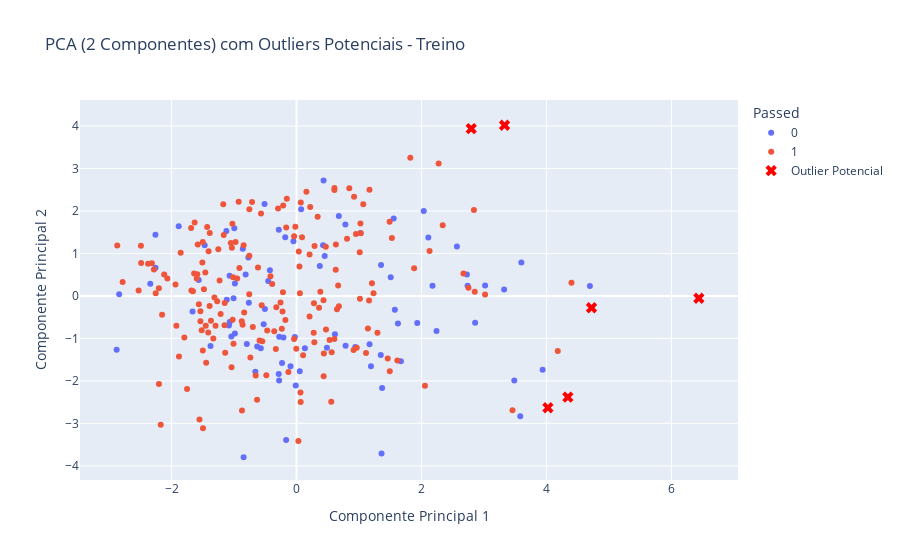

Write notebook code for a chart like this one.
### Code cell
from sklearn.decomposition import PCA
pca_2d = PCA(n_components=2)

X_train_processed = preprocessor.fit_transform(X_train)

X_train_pca_2d = pca_2d.fit_transform(X_train_processed)

distances_2d = np.sqrt(np.sum(X_train_pca_2d**2, axis=1))
outlier_threshold_2d = np.percentile(distances_2d, 98)  
outliers_pca_indices_train = X_train.index[distances_2d > outlier_threshold_2d]

print(f'Threshold de distância (Percentil 98 no espaço 2D - Treino): {outlier_threshold_2d:.2f}')
print(f'Número de outliers potenciais identificados no treino: {len(outliers_pca_indices_train)}')
if not outliers_pca_indices_train.empty:
    print(f'Índices dos outliers potenciais no treino: {outliers_pca_indices_train.tolist()}')
else:
    print('Nenhum outlier potencial identificado no treino.')

fig = px.scatter(x=X_train_pca_2d[:, 0], y=X_train_pca_2d[:, 1], color=y_train.astype(str),
                 labels={'color': 'Passed'}, title='PCA (2 Componentes) com Outliers Potenciais - Treino',
                 hover_name=X_train.index)
fig.add_trace(go.Scatter(x=X_train_pca_2d[distances_2d > outlier_threshold_2d, 0],
                         y=X_train_pca_2d[distances_2d > outlier_threshold_2d, 1],
                         mode='markers', marker=dict(color='red', size=10, symbol='x'),
                         name='Outlier Potencial', hoverinfo='text',
                         hovertext=[f'Index: {i}' for i in outliers_pca_indices_train]))
fig.update_layout(xaxis_title='Componente Principal 1', yaxis_title='Componente Principal 2')
fig.show()

print('Decisão: Manter outliers para a modelagem inicial.')

### Figure 1 — Plotly figure (JSON) as saved in the notebook; plotly's stock layout.template omitted (floating-point values rounded to 4 significant figures; data arrays with more than 128 entries replaced by an {"elided": "..."} marker saying what was removed)
{"data": [{"hovertemplate": "<b>%{hovertext}</b><br><br>Passed=0<br>x=%{x}<br>y=%{y}<extra></extra>", "hovertext": [146.0, 334.0, 384.0, 278.0, 341.0, 296.0, 220.0, 24.0, 191.0, 85.0, 150.0, 232.0, 153.0, 62.0, 192.0, 217.0, 100.0, 35.0, 90.0, 216.0, 68.0, 63.0, 244.0, 18.0, 206.0, 25.0, 213.0, 389.0, 174.0, 316.0, 239.0, 44.0, 247.0, 134.0, 140.0, 135.0, 0.0, 263.0, 352.0, 209.0, 131.0, 277.0, 82.0, 79.0, 347.0, 210.0, 387.0, 124.0, 280.0, 10.0, 253.0, 148.0, 106.0, 164.0, 141.0, 250.0, 58.0, 127.0, 103.0, 168.0, 234.0, 373.0, 160.0, 155.0, 137.0, 49.0, 328.0, 310.0, 390.0, 130.0, 99.0, 175.0, 381.0, 72.0, 242.0, 276.0, 205.0, 114.0, 173.0, 45.0, 177.0, 353.0, 162.0, 297.0, 330.0, 392.0, 221.0, 388.0, 367.0, 252.0, 350.0], "legendgroup": "0", "marker": {"color": "#636efa", "symbol": "circle"}, "mode": "markers", "name": "0", "orientation": "v", "showlegend": true, "type": "scatter", "x": [-0.6294, -0.5718, 2.727, -0.1806, -0.0494, 0.424, 0.1336, -2.341, -0.659, 1.021, 3.939, 0.4325, 1.932, -0.7957, 3.322, 1.353, 3.329, -1.07, -1.071, 2.109, -1.044, 0.07352, -0.0965, 3.598, 0.9401, 0.4862, 2.176, -0.8471, -0.4262, -0.232, 3.018, 0.614, 6.439, -1.116, -2.839, -2.259, -0.7711, -1.664, 1.623, -1.566, -0.01316, 0.7813, -0.8147, -0.8599, 0.6766, -1.008, -0.0271, -0.5068, 2.566, -1.886, 0.05169, -1.123, -2.879, 3.581, 1.169, 2.737, -1.377, 1.36, -0.4532, -1.082, -0.2853, 1.573, 1.369, -0.9869, -0.2772, -0.9962, -0.5118, 1.191, 4.695, -0.7639, -1.47, 2.036, 1.348, 1.67, -0.284, -0.2104, 1.555, -0.9868, 0.7845, -2.258, 0.3723, 3.485, 2.24, 0.4505, 1.507, 4.342, -0.2791, -0.5261, -0.1669, 2.858, 4.023], "xaxis": "x", "y": [-1.193, -1.233, 0.5028, 1.38, 1.285, 1.193, -1.234, 0.2851, -1.782, 1.479, -1.736, 2.715, -0.6392, -1.134, 0.1535, 0.7301, 4.017, -0.6142, 0.4724, 1.376, -0.9524, 2.041, -1.652, 0.789, -1.201, -1.218, 0.2378, -3.797, 0.6048, -1.58, 0.2469, -0.9002, -0.05445, -0.09062, 0.03683, 1.439, 0.9017, -0.3677, -0.6518, 0.3723, -2.11, 1.683, 0.5061, 1.11, 1.884, -0.05315, -0.9691, -0.3065, 1.165, 1.642, -1.774, 1.525, -1.268, -2.834, -1.136, 0.2411, -1.178, -3.71, 0.3512, -0.6975, -1.837, -0.3251, -2.167, 0.2933, -0.9605, 1.593, 2.163, -1.657, 0.2307, -0.1593, 1.192, 1.999, -1.389, -1.537, 1.557, -0.9762, 1.825, -0.8873, -1.175, 0.6619, 0.7065, -1.99, -0.8282, 0.9408, 0.4395, -2.383, -1.991, -0.6688, -3.388, -0.6317, -2.633], "yaxis": "y"}, {"hovertemplate": "<b>%{hovertext}</b><br><br>Passed=1<br>x=%{x}<br>y=%{y}<extra></extra>", "hovertext": {"elided": "185 float values"}, "legendgroup": "1", "marker": {"color": "#EF553B", "symbol": "circle"}, "mode": "markers", "name": "1", "orientation": "v", "showlegend": true, "type": "scatter", "x": {"elided": "185 float values"}, "xaxis": "x", "y": {"elided": "185 float values"}, "yaxis": "y"}, {"hoverinfo": "text", "hovertext": ["Index: 100", "Index: 247", "Index: 61", "Index: 29", "Index: 392", "Index: 350"], "marker": {"color": "red", "size": 10, "symbol": "x"}, "mode": "markers", "name": "Outlier Potencial", "type": "scatter", "x": [3.329, 6.439, 4.721, 2.796, 4.342, 4.023], "y": [4.017, -0.05445, -0.2788, 3.936, -2.383, -2.633]}], "layout": {"legend": {"title": {"text": "Passed"}, "tracegroupgap": 0}, "title": {"text": "PCA (2 Componentes) com Outliers Potenciais - Treino"}, "xaxis": {"anchor": "y", "domain": [0, 1], "title": {"text": "Componente Principal 1"}}, "yaxis": {"anchor": "x", "domain": [0, 1], "title": {"text": "Componente Principal 2"}}}}
